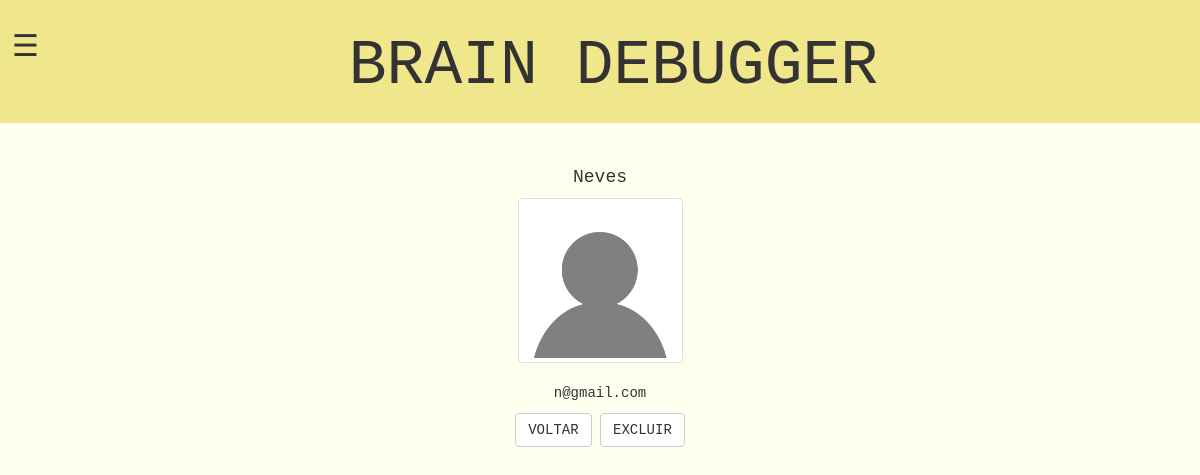
Screenshot of /adm_showprof.php?id=4 (signed in) with the database file from the repository.
### tables this page shows
create table if not exists `usuario` (
	ID_Usuario int primary key NOT NULL AUTO_INCREMENT,
    Nome_Usuario varchar(45),
    Senha varchar(100),
    Email varchar(100) unique,
    Imagem varchar (100) default "img/img_default.png",
	Aluno boolean
);

### selections.php (called while the page is built, shortened)
<?php
function prof($id){
  require 'credentials.php';
  $conn = mysqli_connect($servername, $username, $password, $dbname);
  $sql = "SELECT * FROM usuario WHERE ID_Usuario=$id;";
  $result = mysqli_query($conn,$sql);
  $row = mysqli_fetch_assoc($result);
  return $row;
}
?>

### adm_showprof.php (the view, shortened to what this page needs)
<?php
  require "selections.php";
  require "html_funcs.php";
  $array=array();
  if(isset($_GET['id'])){
    $array=prof($_GET['id']);
  }
?>
<div class='container' id='pageContent'>
<div class='row'>
		<span class='col-sm-3'></span>
		<div class="col-sm-6">
  			<h4 class="center"><?= $array['Nome_Usuario'] ?></h4>
  			 <div class="row">
    			<spam class="col-sm-4"></spam>
    			<div class="col-sm-4"> <img src='<?=$array['Imagem']?>' class="img-thumbnail" alt="Foto de perfil" width="300" height="300"></div>
    		 </div>
    		 <br><p class="center"><?= $array['Email'] ?></p>
			 <div class="row">
    		 	<a href="adm_listap.php"><button class="btn btn-default">VOLTAR</button></a>
    		  <a href="adm_listap.php?act=excluir&id=<?=$array['ID_Usuario']?>">	<button class="btn btn-default">EXCLUIR</button></a>
			 </div>
		</div>
  	</div>
</div>
<?php echo html_closing();?>

### css/style.css (style rules this page uses)
body { font-family: "Courier New", Courier, monospace; background-color: ivory; }
.container { margin-top: 35px; text-align: center; }
.center { text-align: center; }
a:link { text-decoration: none; }

### rows the page displays
usuario: Nome_Usuario "Neves", Imagem (placeholder picture), Email "n@gmail.com"
